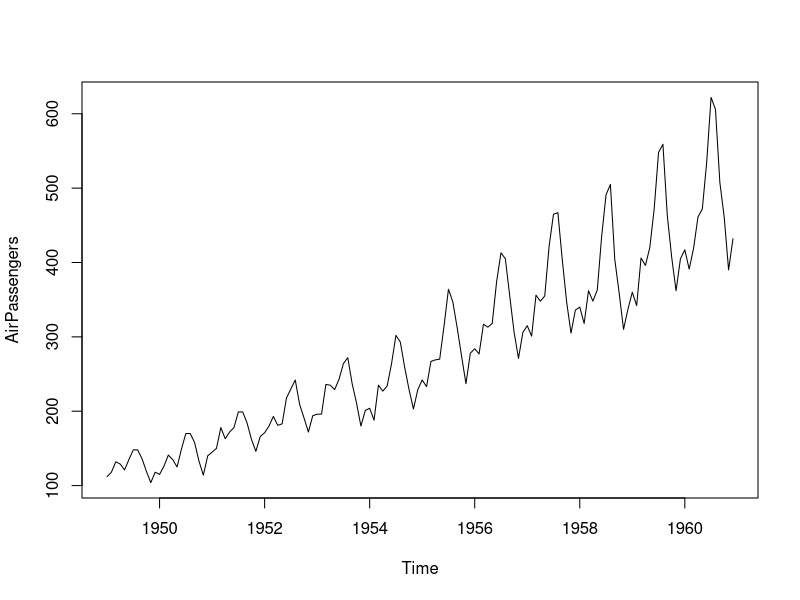
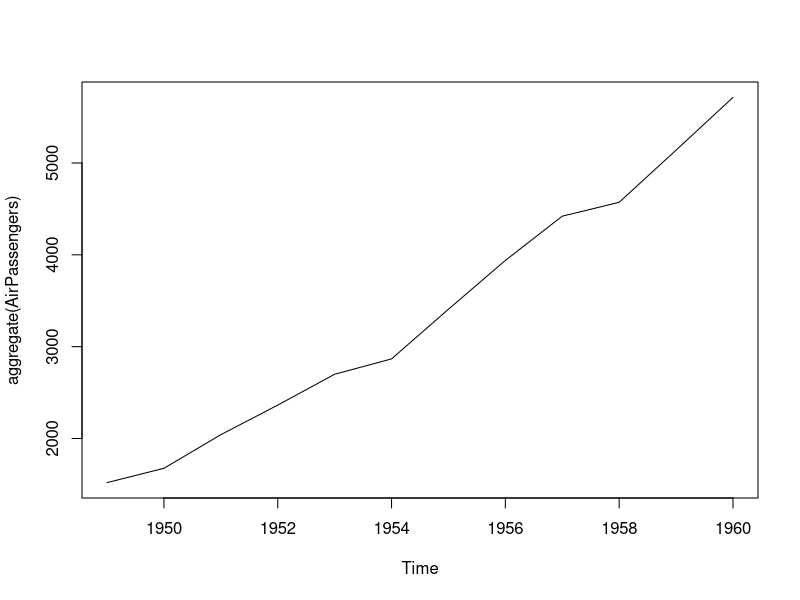
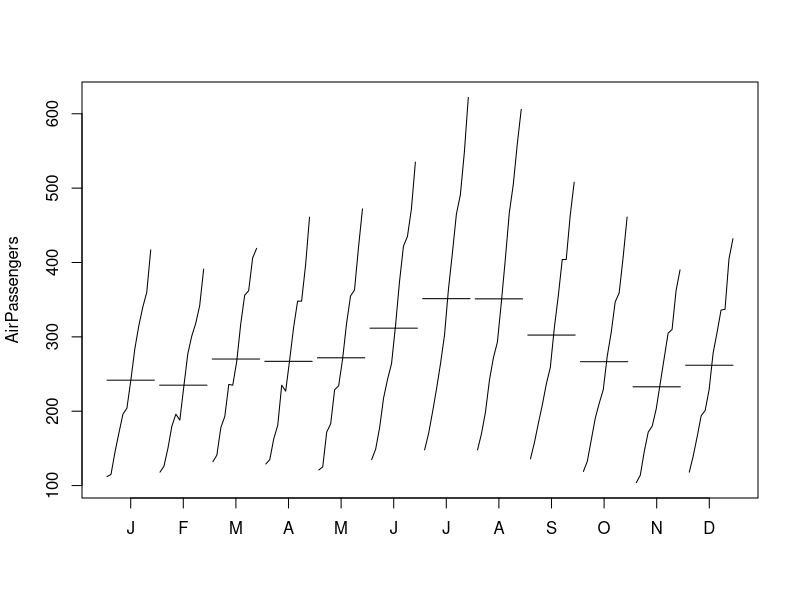
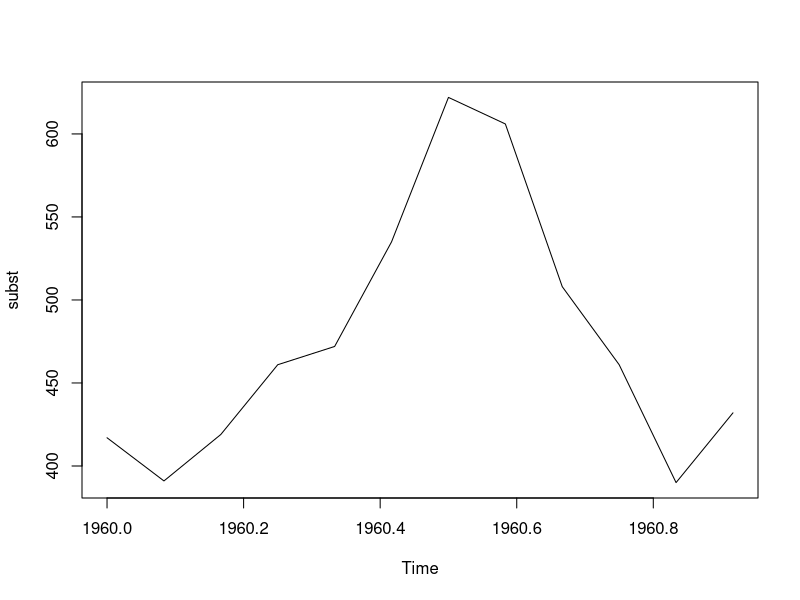

Write the R code that produced these figures, in order.
#Willians 10/1/2019
#Series Temporais
#Explorando os dados
#Exporar o total de passageiros transportados em linhas aeres
AirPassengers
start(AirPassengers) #Data de Inicio
end(AirPassengers) #Data de Fim
plot(AirPassengers) #A funcao plot se adptar a funcao
plot(aggregate(AirPassengers))
monthplot(AirPassengers)

#Usar a funcao window para extrair o subconjunto da serie temporal
subst = window(AirPassengers, start=c(1960,1), end=c(1960,12))
subst
plot(subst)
